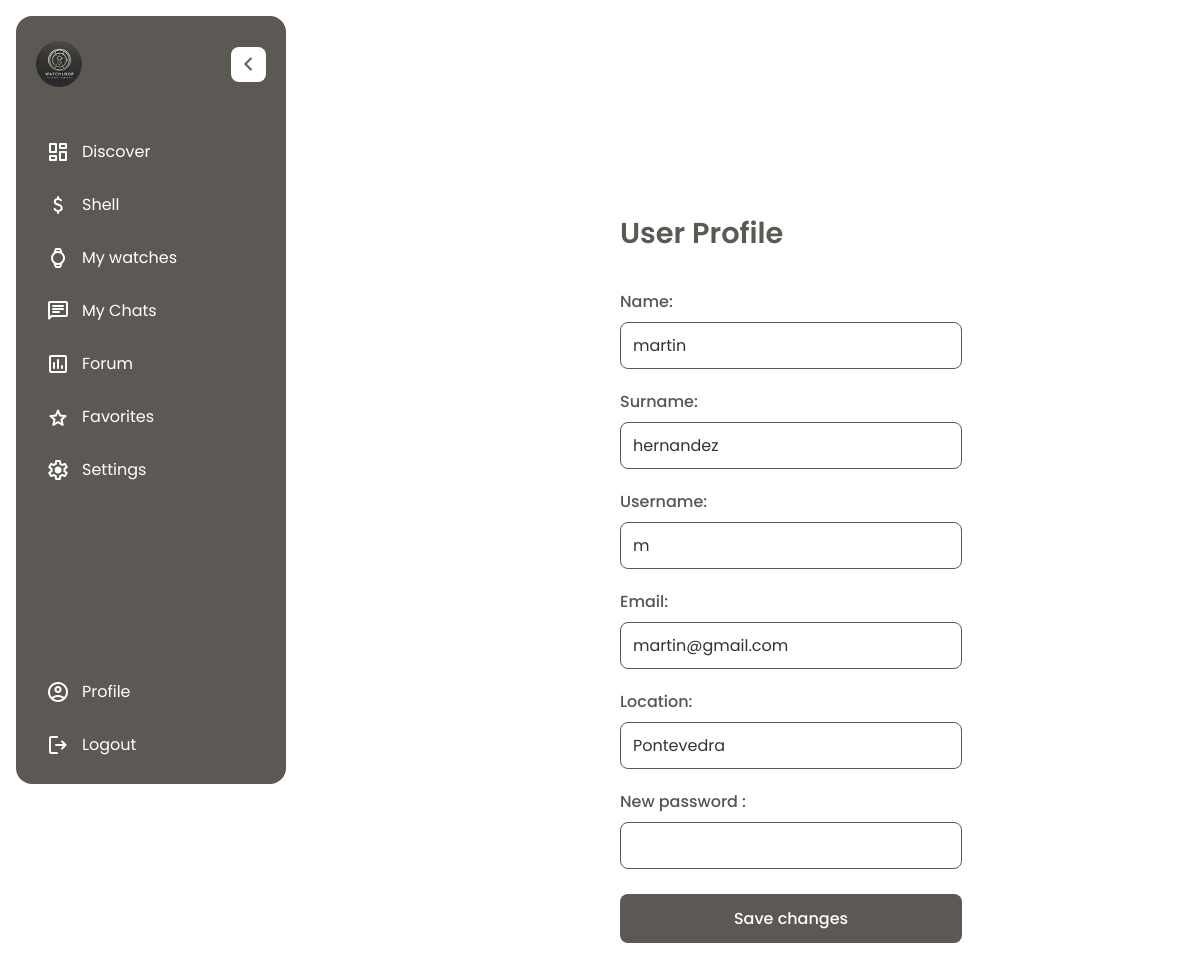
Screenshot of /views/profile.php (signed in) with the database file from the repository.
### tables this page shows
CREATE TABLE `users` (
  `id` int(11) NOT NULL,
  `name` varchar(50) NOT NULL,
  `surname` varchar(100) NOT NULL,
  `username` varchar(50) NOT NULL,
  `email` varchar(50) NOT NULL,
  `password` varchar(255) NOT NULL,
  `location` varchar(100) NOT NULL,
  `created_at` timestamp NOT NULL DEFAULT current_timestamp(),
  `updated_at` datetime NOT NULL DEFAULT current_timestamp() ON UPDATE current_timestamp()
);

### config/Db.php (called while the page is built, shortened)
<?php
class Db{
    private $servername= "localhost";
    private $username= "root";
    private $password= "";
    private $dbname= "watchloop_db";
    public $conn;
    public function __construct() {
        $this->conn = $this->connect();
    }
    public function connect() {
        $this->conn = null;
        try {
            $this->conn = new PDO("mysql:host=$this->servername;dbname=$this->dbname", $this->username, $this->password);
            $this->conn->setAttribute(PDO::ATTR_ERRMODE, PDO::ERRMODE_EXCEPTION);
        } catch(PDOException $e) {
            echo 'Connection Error: ' . $e->getMessage();
        }
        return $this->conn;
    }
    public function getUser($user_id){
        try {
            $stmt = $this->conn->prepare("SELECT * FROM users WHERE id = ?");
            $stmt->execute([$user_id]);
            $user = $stmt->fetch(PDO::FETCH_ASSOC);
            if ($user) {
                return $user;
            } else {
                return ['error' => 'Usuario no encontrada.'];
            }
        } catch (PDOException $e) {
            return ['error' => $e->getMessage()];
        }
    }
}

### views/profile.php (the view, shortened to what this page needs)
<?php
require_once "../config/Db.php";
$db = new Db();
$user_id = $_SESSION['user_id'];
$user = $db->getUser($user_id);
require_once "../includes/header.php";
?>
<link rel="stylesheet" href="../assets/css/profile.css">
</head>
<body>
<?php require_once "../includes/layout.php"; ?>
    <div id="section">
    <h1 class="profile-title">User Profile</h1>
        <section class="profile-info">
            <div class="profile-details">
                <form action="profile.php" method="POST">
                    <div class="input">
                        <label for="name">Name:</label>
                        <input type="text" id="name" name="name"
                            value="<?= htmlspecialchars($user['name']) ?>" required>
                    </div>
                    <div class="input">
                        <label for="surname">Surname:</label>
                        <input type="text" id="surname" name="surname"
                            value="<?= htmlspecialchars($user['surname']) ?>" required>
                    </div>
                    <div class="input">
                        <label for="username">Username:</label>
                        <input type="text" id="username" name="username"
                            value="<?= htmlspecialchars($user['username']) ?>" required>
                    </div>
                    <div class="input">
                        <label for="email">Email:</label>
                        <input type="email" id="email" name="email" value="<?= htmlspecialchars($user['email']) ?>"
                            required>
                    </div>
                    <div class="input">
                        <label for="location">Location:</label>
                        <input type="text" id="autocomplete" name="location" value="<?= htmlspecialchars($user['location']) ?>">
                    </div>
                    <div class="input">
                        <label for="password">New password :</label>
                        <input type="password" id="password" name="password">
                    </div>
                    <div>
                        <button type="submit" class="edit-profile-button">Save changes</button>
                    </div>
                </form>
        </section>
    </div>
</body>
</html>

### assets/css/layout.css (style rules this page uses)
* { margin: 0; padding: 0; box-sizing: border-box; font-family: "Poppins", sans-serif; }
body { min-height: 100vh; background: white; }

### assets/css/profile.css (style rules this page uses)
* { margin: 0; padding: 0; box-sizing: border-box; font-family: "Poppins", sans-serif; }
#section { position: absolute; top: 20%; left: 50%; padding: 20px; z-index: 1; }
.profile-title { font-size: 1.8rem; font-weight: 600; color: rgb(92, 88, 84);;; margin-bottom: 24px; }
.profile-info { display: flex; flex-direction: column; gap: 16px; align-items: stretch; }
.profile-details { display: flex; flex-direction: column; gap: 16px; }
.input { display: flex; flex-direction: column; align-items: flex-start; gap: 8px; }
.input label { font-weight: 500; color: #555555; margin-top: 10px; }
.input input { width: 100%; padding: 10px 12px; border: 1px solid rgb(92, 88, 84); border-radius: 8px; font-size: 1rem; color: #333333; transition: border-color 0.3s ease; margin-bottom: 10px; }
.edit-profile-button { margin-top: 15px; width: 100%; padding: 12px 0; background-color: rgb(92, 88, 84);; color: #ffffff; font-size: 1rem; font-weight: 500; border: none; border-radius: 8px; cursor: pointer; transition: background-color 0.3s ease; }

### rows the page displays
users: name "martin", surname "hernandez", username "m", email "martin@gmail.com", location "Pontevedra"
